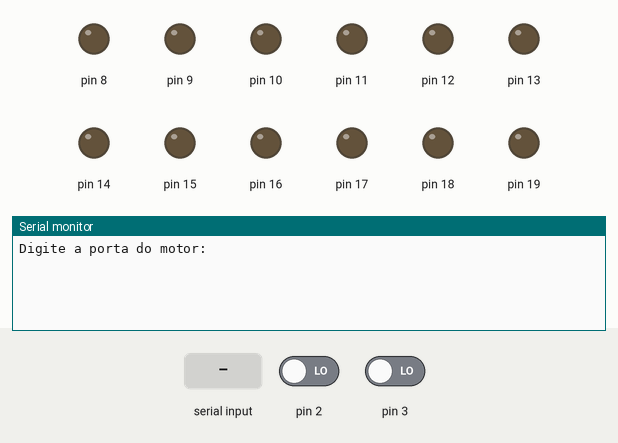
This sketch was run on a simulated Arduino Uno, built with avr-gcc and run on an emulated ATmega328P. Parts: output pins drawn as LEDs (lit = HIGH), the last lines printed to the serial monitor. Inputs (shaded band) come from the test bench; at power-on: pin 2 LOW, pin 3 LOW.

Above: at 2.5 s.
2.6 s: "90,45\n" received over Serial
At 3.0 s:
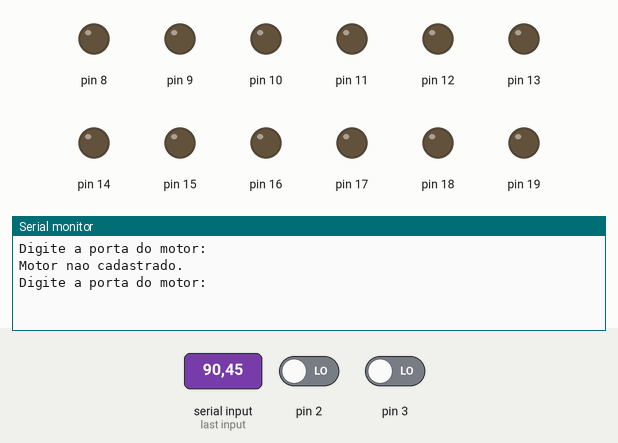
5.6 s: pin 2 driven HIGH
At 6.02 s:
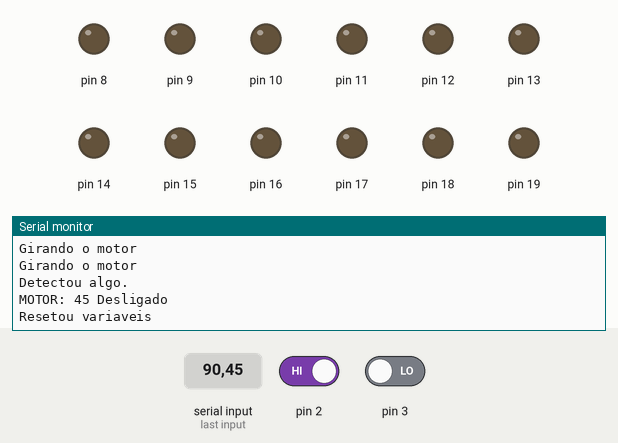
7.2 s: "30,150\n" received over Serial
At 7.9 s:
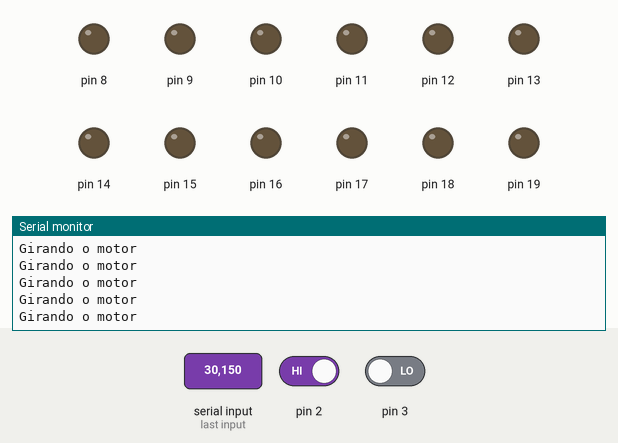

The sketch:

Vending_Machine.ino
```cpp
#include <Arduino.h>
//@autor diego felipe
const int numero_motores=40; //quantidade de motores
const int numero_sensores=2; // quantidade de sensores
int motores[numero_motores] = {8,9,10,11,12,13,14,15,16,17,18,19,20,21,22,23,24,25,26,27,28,29,30,31,32,
33,34,35,36,37,38,39,40,40,42,43,44,45,46,47}; //portas que serao usadas pelos motores, 40
int sensores[numero_sensores] = {2,3}; //portas que serao usadas pelos sensores, 2
int sensores_status_leitura=1;
int NUMERO_MOTOR=0;
int ESTADO_SENSOR=0;

void AcionaMotor(int motor, int LigaDesliga){ //metodo de liga/desligar os motores
      digitalWrite(motor, LigaDesliga);
      Serial.print("MOTOR: ");
      Serial.print(motor);
      if(LigaDesliga==1){
        Serial.println(" Acionado");
      }else{
       Serial.println(" Desligado");
      }
}

void iniciaTudo(){ //zera as variaveiveis antes de dar um novo loop
  NUMERO_MOTOR=0;
  ESTADO_SENSOR=0;
  Serial.println("\nResetou variaveis");
}

void setup(){
Serial.begin(9600);
// pinos sensores
//sensor manda sinal 1 continuo, ou seja 5V  se detectar algo mando 0v ou seja sinal 0 ate o objeto sair da frente do sensor
for (int i=2;i<=numero_sensores+1;i++){
  pinMode(i, INPUT); // pino 2 ao 4 serao sensores, 2 sensores
}
//pinos motores
//manda corrente para ligar o motor e quando para de mandar o motor para de funcionar
for (int i=8;i<=numero_motores+7;i++){
  pinMode(i, OUTPUT); // pino 8 ao 47 serao motores, 40 motores
}
}

void loop(){
   for(int i=0; i<numero_sensores; i++) { //le os sensores a primeira vez antes de pedir o numero do motor
    sensores[i]=digitalRead(i+2); //passa o valor da porta digital para o indice da lista de sensores
  }
   Serial.println("\n");
   Serial.println("Digite a porta do motor: ");
   delay(1500);
   do{
     if(Serial.available()){ //se tiver alguma coisa na serial entra aqui
       NUMERO_MOTOR = Serial.parseInt(); //converte o valor recebido para inteiro e passa para a variavel
       Serial.read(); //aqui é para nao pegar o ENTER
       break; //quebra o while
     }
   }while(true);
   if(NUMERO_MOTOR >= motores[0] and NUMERO_MOTOR <= numero_motores+7){ //verifica se o motor esta dentro da lista de motores
      AcionaMotor(NUMERO_MOTOR,HIGH); //chama o metodo de acionar motor e liga

      do{
       for(int i=0; i<numero_sensores; i++) {
        //sensores_status_leitura=digitalRead(i);
        // Serial.println(i);
        // Serial.println(sensores_status_leitura);
        Serial.println("Girando o motor");
        if(sensores[i]!=digitalRead(i+2)){ //fica comparando sensor por sensor com a lista de sensores carregadar no inicio do loop...
          Serial.println("\nDetectou algo."); //se algum sensor da lista detectar algo manda 0V e sinal 0, essa lista vai ser diferente da primeira carregada...
          ESTADO_SENSOR=1; //muda o estado do sensor
          break; //sai do for
         }
       }
     }while(ESTADO_SENSOR==0);    // se detectar algo quebra o while e muda o estado do sensor

     if(ESTADO_SENSOR==1){ //se detectar algo vai entrar aqui e vai parar o motor
      AcionaMotor(NUMERO_MOTOR,LOW); //chama o metodo de acionar motor e desliga
      iniciaTudo(); //zera as variaveis para o estado inicial
      delay(500); //espera meio segundo que é o tempo para resetar as variaveis
      Serial.flush(); //limpa o cache da serial
      }
   }else{
      Serial.println("Motor nao cadastrado."); //se o motor nao estiver cadastrado na lista printa isso e pede o motor novamente
   }
 }
```

Snack.cpp
```cpp
#include "Snack.h"

Snack::Snack(const std::string& name)
{
	_name = name;
}

std::string Snack::getName() const
{
	return _name;
}
```

Snack.h
```cpp
#pragma once
#include <string>

class Snack
{
public:
	Snack(const std::string &name);
	std::string getName() const;

private:
	std::string  _name;

};
```

SnackSlot.cpp
```cpp
#include "SnackSlot.h"

SnackSlot::SnackSlot(short slotSize)
{
	_slotSize = slotSize;
	arr = new Snack* [slotSize];
	_slotPosition = 0;

}

void SnackSlot::addSnack(Snack* snack)
{
	arr[_slotPosition] = snack;
	++_slotPosition;
}

short SnackSlot::getSlotPosition() const
{
	return _slotPosition;
}
```

SnackSlot.h
```cpp
#pragma once
#include "Snack.h"
class SnackSlot
{
public:
	SnackSlot(short slotSize);
	void addSnack(Snack* snack);
	short getSlotPosition()const;

private:
	Snack** arr;
	short _slotSize;
	short _slotPosition;

};
```

VendingMachine.cpp
```cpp
#include "VendingMachine.h"
#include "SnackSlot.h"

VendingMachine::VendingMachine(short slotCount)
{
	_slotCount = slotCount;
	array = new SnackSlot* [slotCount];
	_machinePosition = 0;
}

void VendingMachine::addSlot(SnackSlot* stacks)
{
	array[_machinePosition] = stacks;
	++_machinePosition;
}

short VendingMachine::getEmptySlotsCount()
{
	short _count = 0;


	for (short i = 0; i < _machinePosition; ++i) {
		if (array[i]->getSlotPosition() == 0) {

			++_count;
		}


	}

	_count += _slotCount-_machinePosition;


	return _count;


}
```

VendingMachine.h
```cpp
#pragma once
#include "SnackSlot.h"

class VendingMachine
{
public:
	VendingMachine(short slotCount);
	void addSlot(SnackSlot* stacks);
	short getEmptySlotsCount();
private:
	SnackSlot** array;
	short _slotCount;
	short _machinePosition;
};
```

Measured:
- after the input at 2.6 s, the serial monitor: prints a new line at once (image 1)
- after the input at 5.6 s, the serial monitor: prints a new line after 0.10 s (image 2)
- after the input at 7.2 s, the serial monitor: prints a new line after 0.49 s (image 3)
